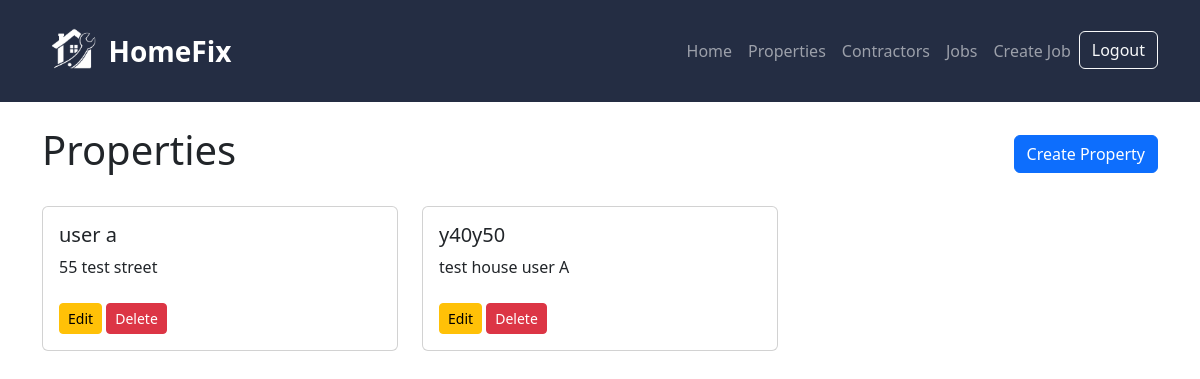
The page /properties/ (signed in) on the database its author committed.
### maintenance/models.py (models this page shows, shortened)
class Property(models.Model):
    PROPERTY_TYPES = [
        ('house', 'House'),
        ('flat', 'Flat'),
        ('bungalow', 'Bungalow'),
        ('other', 'Other'),
    ]
    user = models.ForeignKey(
        User,
        on_delete=models.CASCADE,
        null=True,
        blank=True
    )
    name = models.CharField(max_length=100)
    address = models.TextField()
    property_type = models.CharField(
        max_length=20,
        choices=PROPERTY_TYPES
    )
    created_at = models.DateTimeField(auto_now_add=True)

### maintenance/views.py (the view)
# urls.py: path('properties/', views.property_list, name='property_list'),
@login_required
def property_list(request):
    properties = Property.objects.filter(
        user=request.user
    )
    return render(
        request,
        'maintenance/property_list.html',
        {'properties': properties}
    )

### maintenance/templates/maintenance/property_list.html
{% extends 'maintenance/base.html' %}
{% block content %}
<div class="d-flex justify-content-between align-items-center mb-4">
    <h1>Properties</h1>
    <a href="{% url 'create_property' %}" class="btn btn-primary">
        Create Property
    </a>
</div>
<div class="row">
    {% for property in properties %}
    <div class="col-md-4 mb-3">
        <div class="card">
            <div class="card-body">
                <h5 class="card-title">
                    {{ property.name }}
                </h5>
                <p class="card-text">
                    {{ property.address }}
                </p>
                <a href="/properties/edit/{{ property.id }}/" class="btn btn-warning btn-sm mt-2">
                    Edit
                </a>
                <a href="/properties/delete/{{ property.id }}/" class="btn btn-danger btn-sm mt-2">
                    Delete
                </a>
            </div>
        </div>
    </div>
    {% endfor %}
</div>
{% endblock %}

### rows shown on the page
Property: name "user a", address "55 test street"
Property: name "y40y50", address "test house user A"
